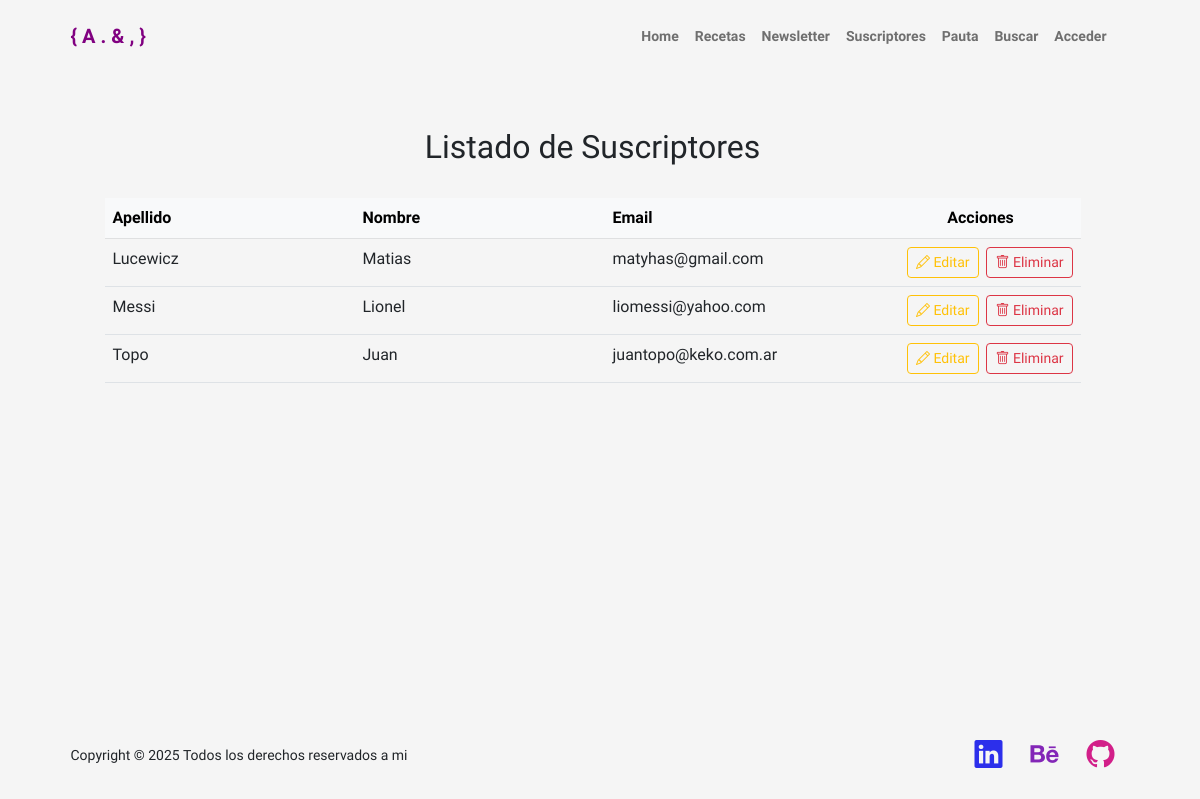
Screenshot of /tabla_edicion_suscriptores/ with the database file from the repository.
### portfolio/models.py (models this page shows, shortened)
class Suscriptor(models.Model):
    nombre = models.CharField(max_length=40)
    apellido = models.CharField(max_length=40)
    email = models.EmailField()

### portfolio/views.py (the view)
# urls.py: path('tabla_edicion_suscriptores/', views.tabla_edicion_suscriptores, name='tabla_edicion_suscriptores'),
def tabla_edicion_suscriptores(request):
    suscriptores = Suscriptor.objects.all().order_by('apellido')
    return render(request, 'portfolio/tabla_edicion_suscriptores.html', {'suscriptores': suscriptores})

### portfolio/templates/portfolio/tabla_edicion_suscriptores.html (shortened to what this page needs)
{% extends 'portfolio/padre.html' %}
{% load static %}
{% block contenido %}
<div class="container py-5" style="max-width: 1000px;">
    <h2 class="mb-4 py-2 text-center">Listado de Suscriptores</h2>
    <div class="table-responsive">
        <table class="table table-hover align-left">
            <thead class="table-light">
                <tr class="text-start">
                    <th style="width: 250px; max-width: 300px;">Apellido</th>
                    <th style="width: 250px; max-width: 300px;">Nombre</th>
                    <th style="max-width: 250px;">Email</th>
                    <th style="width: 200px;" class="text-center">Acciones</th>
                </tr>
            </thead>
            <tbody>
                {% for suscriptor in suscriptores %}
                    <td style="max-width: 150px; overflow: hidden; text-overflow: ellipsis; white-space: nowrap;" class="text-start">
                        {{ suscriptor.apellido }}
                    </td>
                    <td style="max-width: 150px; overflow: hidden; text-overflow: ellipsis; white-space: nowrap;" class="text-start">
                        {{ suscriptor.nombre }}
                    </td>
                    <td style="max-width: 150px; overflow: hidden; text-overflow: ellipsis; white-space: nowrap;" class="text-start">
                        {{ suscriptor.email }}
                    </td>
                    <td class="text-end">
                        <a href="{% url 'editar_suscriptor' suscriptor.pk %}" class="btn btn-sm btn-outline-warning me-1" title="Editar">
                            <i class="bi bi-pencil"></i>
                            Editar
                        </a>
                    <form method="post" action="{% url 'eliminar_suscriptor' suscriptor.pk %}" style="display: inline;" onsubmit="return confirm('¿Estás seguro de que quieres eliminar este suscriptor?');">
                        <button type="submit" class="btn btn-sm btn-outline-danger" title="Eliminar" onclick="event.stopPropagation();">
                            <i class="bi bi-trash"></i>
                            Eliminar
                        </button>
                    </form>
                    </td>
                {% empty %}
                <tr>
                    <td colspan="4" class="text-center">No hay usuarios en la base de datos.</td>
                </tr>
                {% endfor %}
            </tbody>
        </table>
    </div>
</div>
{% endblock %}

### rows the page displays
Suscriptor: apellido "Lucewicz", nombre "Matias", email "matyhas@gmail.com"
Suscriptor: apellido "Messi", nombre "Lionel", email "liomessi@yahoo.com"
Suscriptor: apellido "Topo", nombre "Juan", email "juantopo@keko.com.ar"
